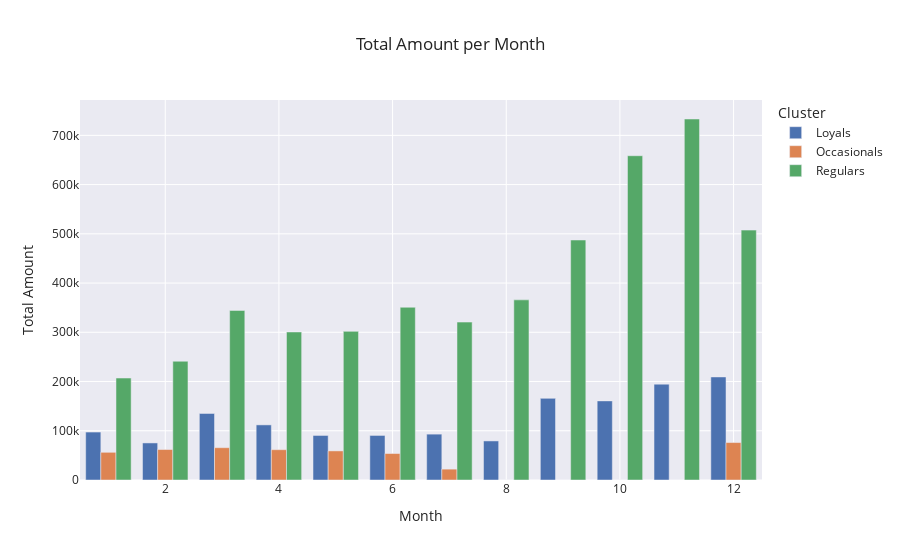

Source (notebook cell):
### Code cell
monthly_sum = df.groupby(['Cluster', 'Month'])['Total Amount'].sum().reset_index()
fig = px.bar(monthly_sum, x='Month', y='Total Amount', color='Cluster', template='seaborn', barmode='group', title='Total Amount per Month')
fig.show()

### Figure 1 — Plotly figure (JSON) as saved in the notebook; plotly's stock layout.template omitted (floating-point values rounded to 4 significant figures)
{"data": [{"alignmentgroup": "True", "hovertemplate": "Cluster=Loyals<br>Month=%{x}<br>Total Amount=%{y}<extra></extra>", "legendgroup": "Loyals", "marker": {"color": "rgb(76,114,176)", "pattern": {"shape": ""}}, "name": "Loyals", "offsetgroup": "Loyals", "orientation": "v", "showlegend": true, "textposition": "auto", "type": "bar", "x": [1, 2, 3, 4, 5, 6, 7, 8, 9, 10, 11, 12], "xaxis": "x", "y": [97390.0, 75280.0, 135200.0, 111900.0, 90470.0, 90500.0, 93140.0, 79340.0, 165800.0, 160700.0, 194704, 209300.0], "yaxis": "y"}, {"alignmentgroup": "True", "hovertemplate": "Cluster=Occasionals<br>Month=%{x}<br>Total Amount=%{y}<extra></extra>", "legendgroup": "Occasionals", "marker": {"color": "rgb(221,132,82)", "pattern": {"shape": ""}}, "name": "Occasionals", "offsetgroup": "Occasionals", "orientation": "v", "showlegend": true, "textposition": "auto", "type": "bar", "x": [1, 2, 3, 4, 5, 6, 7, 8, 9, 10, 11, 12], "xaxis": "x", "y": [56250.0, 61890.0, 65620.0, 61570.0, 59060.0, 53760.0, 22060.0, 0, 0, 0, 0, 76070.0], "yaxis": "y"}, {"alignmentgroup": "True", "hovertemplate": "Cluster=Regulars<br>Month=%{x}<br>Total Amount=%{y}<extra></extra>", "legendgroup": "Regulars", "marker": {"color": "rgb(85,168,104)", "pattern": {"shape": ""}}, "name": "Regulars", "offsetgroup": "Regulars", "orientation": "v", "showlegend": true, "textposition": "auto", "type": "bar", "x": [1, 2, 3, 4, 5, 6, 7, 8, 9, 10, 11, 12], "xaxis": "x", "y": [207100.0, 241200.0, 344400.0, 300700.0, 301900.0, 350900.0, 320800.0, 365881, 487400.0, 658600.0, 733200.0, 507500.0], "yaxis": "y"}], "layout": {"barmode": "group", "legend": {"title": {"text": "Cluster"}, "tracegroupgap": 0}, "title": {"text": "Total Amount per Month"}, "xaxis": {"anchor": "y", "domain": [0, 1], "title": {"text": "Month"}}, "yaxis": {"anchor": "x", "domain": [0, 1], "title": {"text": "Total Amount"}}}}
